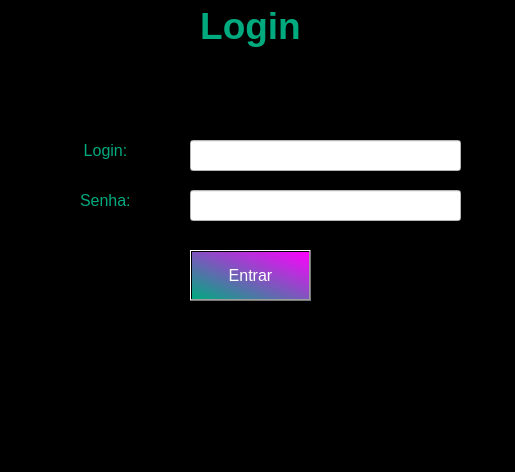
<?xml version="1.0" encoding="UTF-8"?>
<ui version="4.0">
 <class>MainWindow</class>
 <widget class="QMainWindow" name="MainWindow">
  <property name="geometry">
   <rect>
    <x>0</x>
    <y>0</y>
    <width>515</width>
    <height>472</height>
   </rect>
  </property>
  <property name="windowTitle">
   <string>MainWindow</string>
  </property>
  <property name="styleSheet">
   <string notr="true">background-color: rgb(0, 0, 0);</string>
  </property>
  <property name="inputMethodHints">
   <set>Qt::ImhNone</set>
  </property>
  <widget class="QWidget" name="centralwidget">
   <widget class="QLabel" name="lblTitulo">
    <property name="geometry">
     <rect>
      <x>190</x>
      <y>0</y>
      <width>121</width>
      <height>51</height>
     </rect>
    </property>
    <property name="font">
     <font>
      <pointsize>28</pointsize>
      <weight>75</weight>
      <bold>true</bold>
     </font>
    </property>
    <property name="styleSheet">
     <string notr="true">color: rgb(0, 170, 127);</string>
    </property>
    <property name="text">
     <string>Login</string>
    </property>
    <property name="alignment">
     <set>Qt::AlignCenter</set>
    </property>
   </widget>
   <widget class="QLineEdit" name="txtLogin">
    <property name="geometry">
     <rect>
      <x>190</x>
      <y>140</y>
      <width>271</width>
      <height>31</height>
     </rect>
    </property>
    <property name="font">
     <font>
      <pointsize>12</pointsize>
     </font>
    </property>
    <property name="styleSheet">
     <string notr="true">background-color: rgb(255, 255, 255);</string>
    </property>
    <property name="text">
     <string/>
    </property>
   </widget>
   <widget class="QLineEdit" name="txtSenhaLogin">
    <property name="geometry">
     <rect>
      <x>190</x>
      <y>190</y>
      <width>271</width>
      <height>31</height>
     </rect>
    </property>
    <property name="font">
     <font>
      <pointsize>12</pointsize>
     </font>
    </property>
    <property name="styleSheet">
     <string notr="true">background-color: rgb(255, 255, 255);</string>
    </property>
    <property name="inputMethodHints">
     <set>Qt::ImhHiddenText|Qt::ImhNoAutoUppercase|Qt::ImhNoPredictiveText|Qt::ImhSensitiveData</set>
    </property>
    <property name="inputMask">
     <string/>
    </property>
    <property name="text">
     <string/>
    </property>
    <property name="echoMode">
     <enum>QLineEdit::Password</enum>
    </property>
   </widget>
   <widget class="QLabel" name="lblNome">
    <property name="geometry">
     <rect>
      <x>80</x>
      <y>140</y>
      <width>51</width>
      <height>21</height>
     </rect>
    </property>
    <property name="font">
     <font>
      <pointsize>12</pointsize>
     </font>
    </property>
    <property name="styleSheet">
     <string notr="true">color: rgb(0, 170, 127);</string>
    </property>
    <property name="text">
     <string>Login:</string>
    </property>
    <property name="alignment">
     <set>Qt::AlignCenter</set>
    </property>
   </widget>
   <widget class="QLabel" name="lblSenha">
    <property name="geometry">
     <rect>
      <x>80</x>
      <y>190</y>
      <width>51</width>
      <height>21</height>
     </rect>
    </property>
    <property name="font">
     <font>
      <pointsize>12</pointsize>
     </font>
    </property>
    <property name="styleSheet">
     <string notr="true">color: rgb(0, 170, 127);</string>
    </property>
    <property name="text">
     <string>Senha:</string>
    </property>
   </widget>
   <widget class="QPushButton" name="btnEntrarLogin">
    <property name="geometry">
     <rect>
      <x>190</x>
      <y>250</y>
      <width>121</width>
      <height>51</height>
     </rect>
    </property>
    <property name="font">
     <font>
      <pointsize>12</pointsize>
     </font>
    </property>
    <property name="styleSheet">
     <string notr="true">color: rgb(255, 255, 255);
background-color: qlineargradient(spread:pad, x1:0, y1:1, x2:1, y2:0.001, stop:0 rgba(0, 170, 127, 255), stop:1 rgba(255, 0, 255, 255));</string>
    </property>
    <property name="text">
     <string>Entrar</string>
    </property>
   </widget>
   <widget class="QLabel" name="lblInfoLogin">
    <property name="geometry">
     <rect>
      <x>150</x>
      <y>340</y>
      <width>211</width>
      <height>31</height>
     </rect>
    </property>
    <property name="font">
     <font>
      <pointsize>14</pointsize>
     </font>
    </property>
    <property name="styleSheet">
     <string notr="true">color: rgb(255, 0, 0);</string>
    </property>
    <property name="text">
     <string/>
    </property>
    <property name="alignment">
     <set>Qt::AlignCenter</set>
    </property>
   </widget>
  </widget>
  <widget class="QMenuBar" name="menubar">
   <property name="geometry">
    <rect>
     <x>0</x>
     <y>0</y>
     <width>515</width>
     <height>21</height>
    </rect>
   </property>
  </widget>
  <widget class="QStatusBar" name="statusbar"/>
 </widget>
 <resources/>
 <connections/>
</ui>
